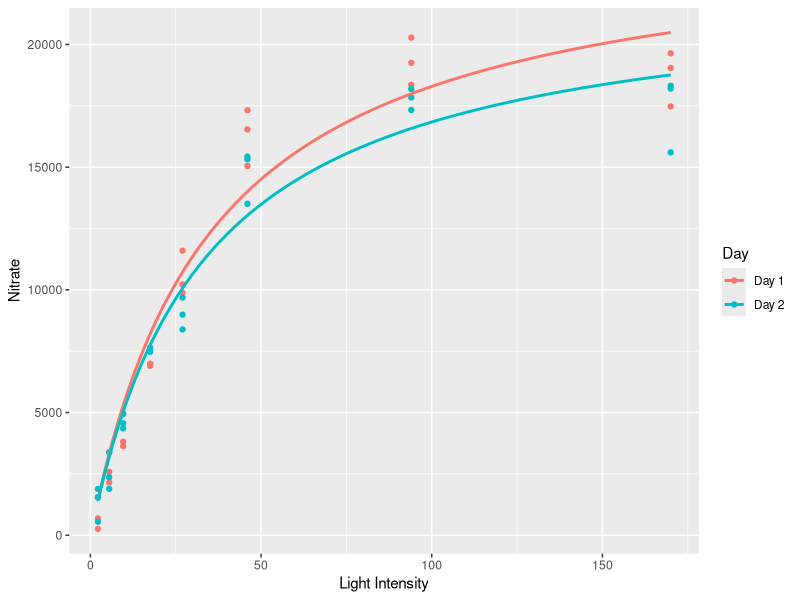
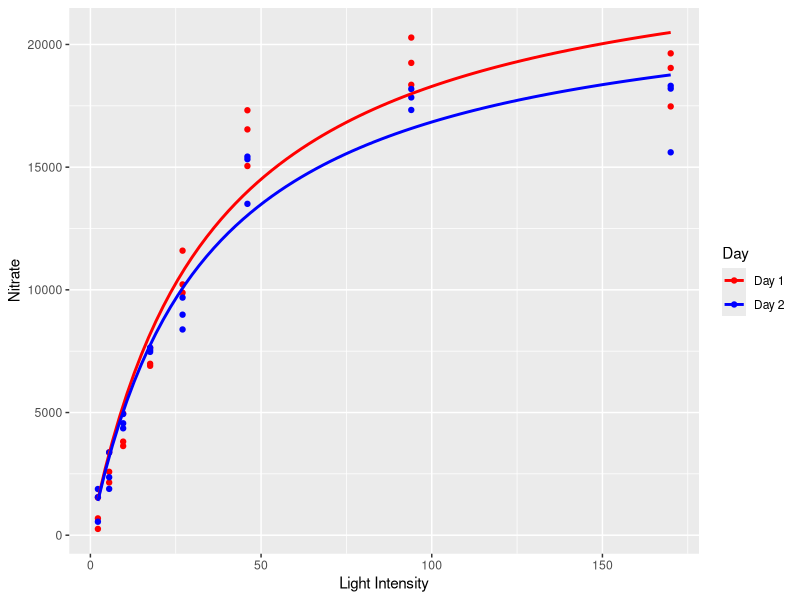
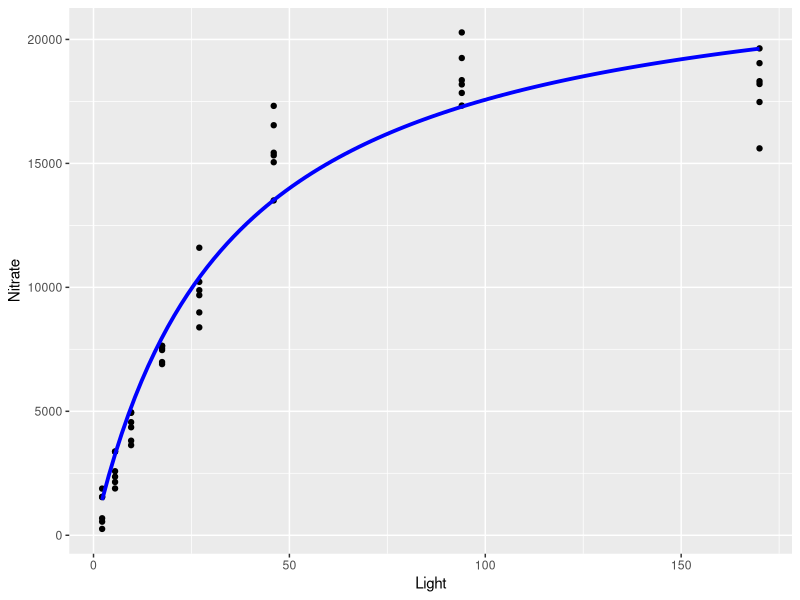
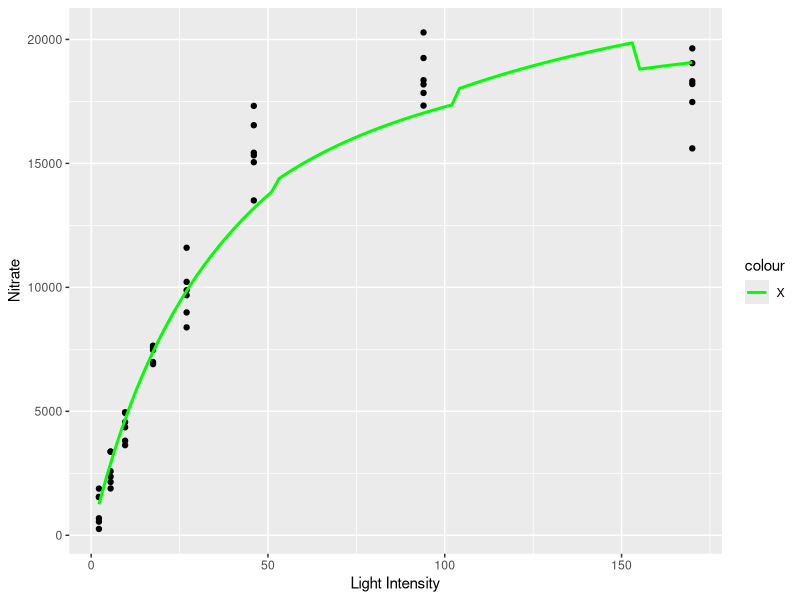

Here is the R script that generated these plots, in order:
library(tidyverse)
nitrate <- read_csv("data/nitrate.csv")
print(nitrate)
day1 <- nitrate[nitrate$Day == "Day 1",]
day1 <- day1[c("Nitrate", "Light")]
day2 <- nitrate[nitrate$Day == "Day 2",]
day2 <- day2[c("Nitrate", "Light")]
print(day1)
print(day2)

beta1 <- 21000
beta2 <- 40

ggplot(nitrate, aes(x = Light, y = Nitrate, color = Day)) +
geom_point() +
labs(x = "Light Intensity", "Nitrate utilization") +
  geom_smooth(method = "nls",
              method.args = list(formula = y ~ b1 * x / (b2 + x),
                                 start = list(b1 = beta1, b2 = beta2)),
              data = nitrate,
              se = FALSE)


m1 <- nls(Nitrate ~ b1 * Light / (b2 + Light), start = c(b1 = beta1, b2 = beta2), control = list(maxiter = 50), data = day1)

m2 <- nls(Nitrate ~ b1 * Light / (b2 + Light), start = c(b1 = beta1, b2 = beta2), control = list(maxiter = 50), data = day2)

colors <- c("Day 1" = "red", "Day 2" = "blue", "X" = "green")
p <- ggplot(nitrate, aes(x = Light, y = Nitrate, colour = Day)) +
geom_point() +
labs(x = "Light Intensity", "Nitrate utilization") +
geom_smooth(method = "nls",
              method.args = list(formula = y ~ b1 * x / (b2 + x),
                                 start = list(b1 = beta1, b2 = beta2)),
              data = day1,
              se = FALSE,
              aes(color = "Day 1")) +
geom_smooth(method = "nls",
              method.args = list(formula = y ~ b1 * x / (b2 + x),
                                 start = list(b1 = beta1, b2 = beta2)),
              data = day2,
              se = FALSE,
              aes(color = "Day 2")) +
              scale_color_manual(values = colors)

print(p)


michaelis_menton <- function(x, beta_1, beta_2) { beta_1 * x / (beta_2 + x) }

(mime <- nls(Nitrate ~ beta1 * Light / (beta2 + Light),
  start = list(beta1 = 21000, beta2 = 40),
  data = nitrate))

p <- ggplot(nitrate) +
geom_point(aes(x = Light, y = Nitrate)) +
stat_function(fun = michaelis_menton,
  args = list(beta_1 = coef(mime)[1], beta_2 = coef(mime)[2]),
  colour = "blue", size = 1.3)

plot(p)

is_day2 <- function(z) {
  return(ifelse(z == "Day 2", 1, 0))
}

print(is_day2(nitrate$Day))

nitrate$isday2 <- is_day2(nitrate$Day)

alpha1 <- -3000
alpha2 <- -13
beta1 <- 21000
beta2 <- 40

m_with_day <- nls(Nitrate ~ (b1 + alpha1 * isday2) * Light / ((b2 + alpha2 * isday2) + Light),
    start = c(b1 = beta1, b2 = beta2),
    control = list(maxiter = 50), data = nitrate)

print("===")
p <- ggplot(nitrate, aes(x = Light, y = Nitrate, z = isday2)) +
geom_point() +
labs(x = "Light Intensity", "Nitrate utilization") +
geom_smooth(method = "nls",
                method.args = list(formula = y ~ (b1 + alpha1 * z) * x / ((b2 + alpha2 * z) + x),
                                 start = list(b1 = beta1, b2 = beta2)),
              data = nitrate,
              se = FALSE,
              aes(color = "X")) +
              scale_color_manual(values = colors)
print(p)

warnings()

# model fit test

model_unres <- lm(Nitrate ~ factor(Light), data = nitrate)
anova(mime, model_unres)

anova(mime, m1)

anova(mime, m2)

# H_0 = a1 = a2 = 0 (the days)
anova(mime, m_with_day)

# out put of anova(mime, m_with_day)
#Model 1: Nitrate ~ beta1 * Light/(beta2 + Light)
#Model 2: Nitrate ~ (b1 + alpha1 * isday2) * Light/((b2 + alpha2 * isday2) + Light)
#  Res.Df Res.Sum Sq Df Sum Sq F value Pr(>F)
#1     46   96536196                         
#2     46  101519079  0      0    

#p value >0.05 do not reject null hypothesis
